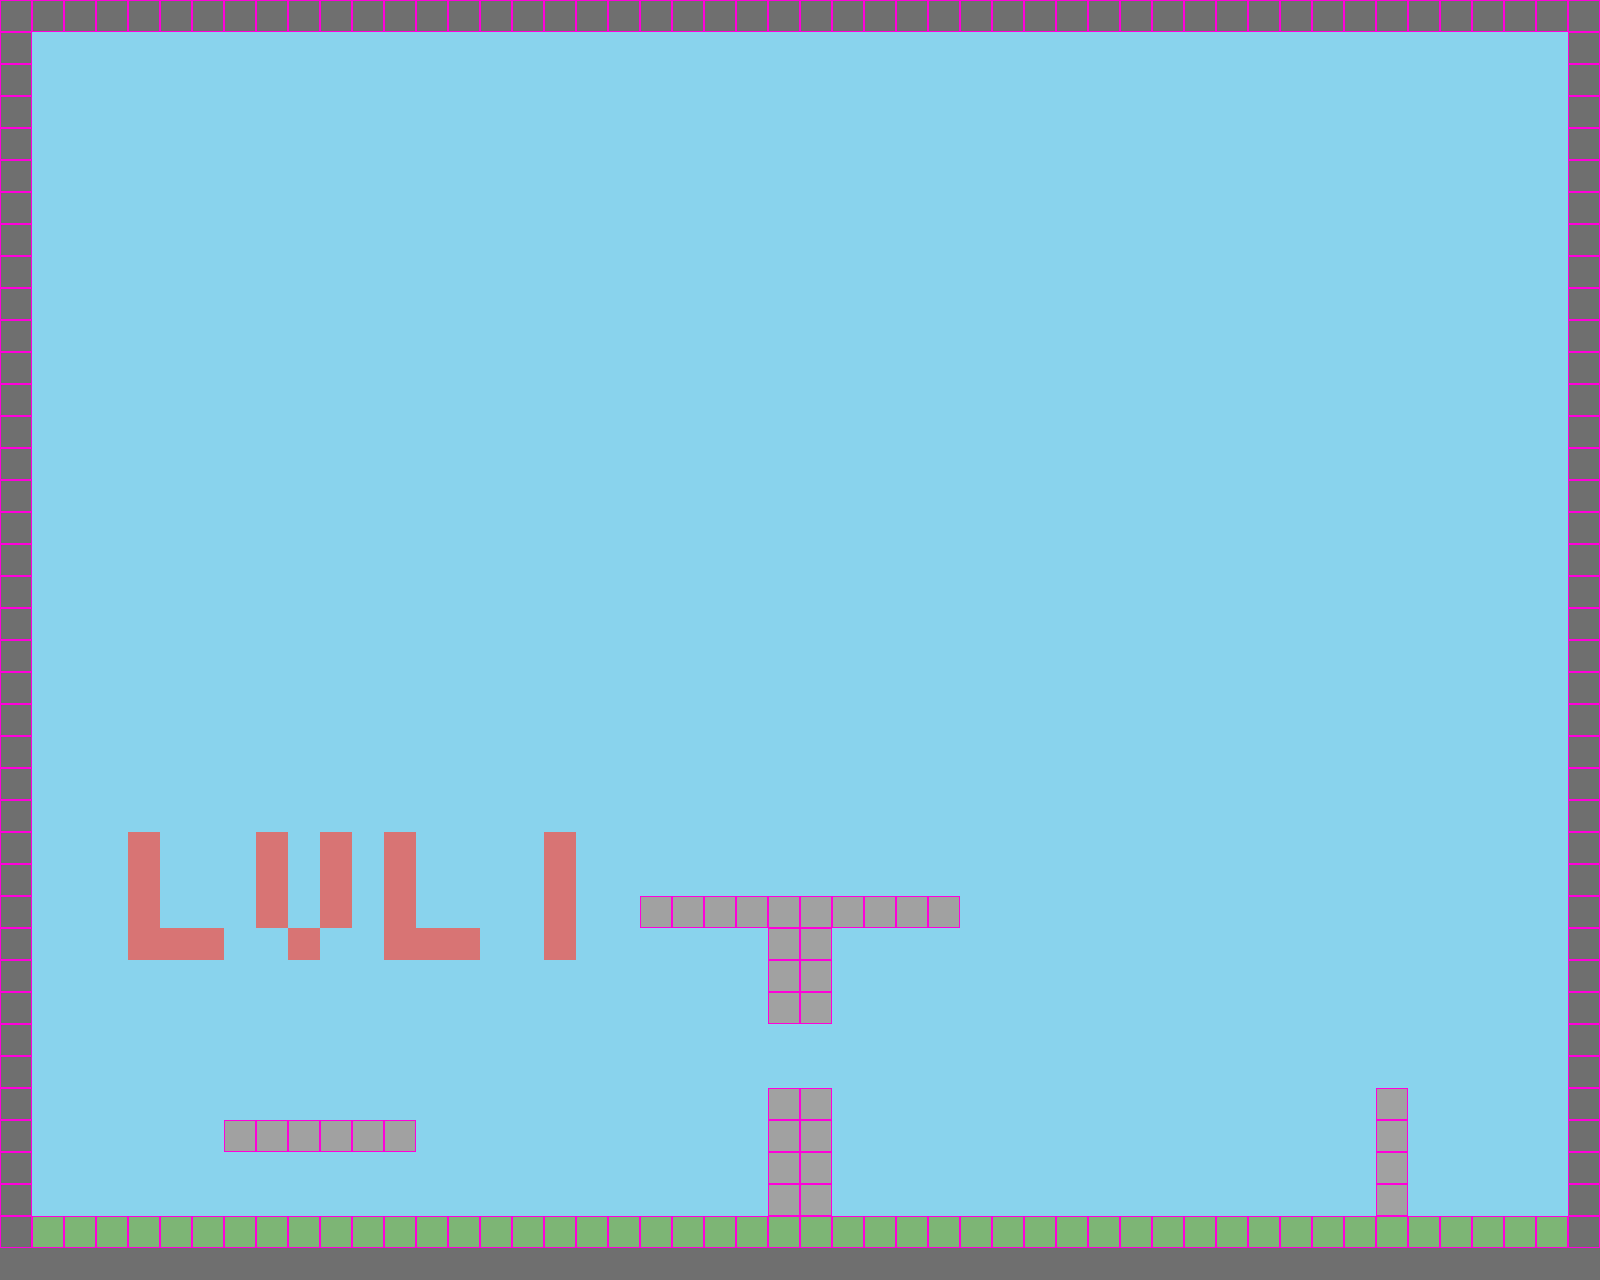

Rendered tile map (Tiled .tmx) drawn with the repository's tilesets; below, a short description and the map source with its tile grids summarised:
An orthogonal 50x40 tile map with 32x32 px tiles, 2 tile layers (map, colliders).

<map version="1.0" tiledversion="1.1.5" orientation="orthogonal" renderorder="left-up" width="50" height="40" tilewidth="32" tileheight="32" infinite="0" nextobjectid="1">
 <tileset firstgid="1" source="tileset.tsx" />
 <layer name="map" width="50" height="40">
  <data>[2000 cells, 2000 non-empty, 5 distinct tile ids]</data>
 </layer>
 <layer name="colliders" width="50" height="40">
  <data>[2000 cells, 208 non-empty, 1 distinct tile ids]</data>
 </layer>
</map>